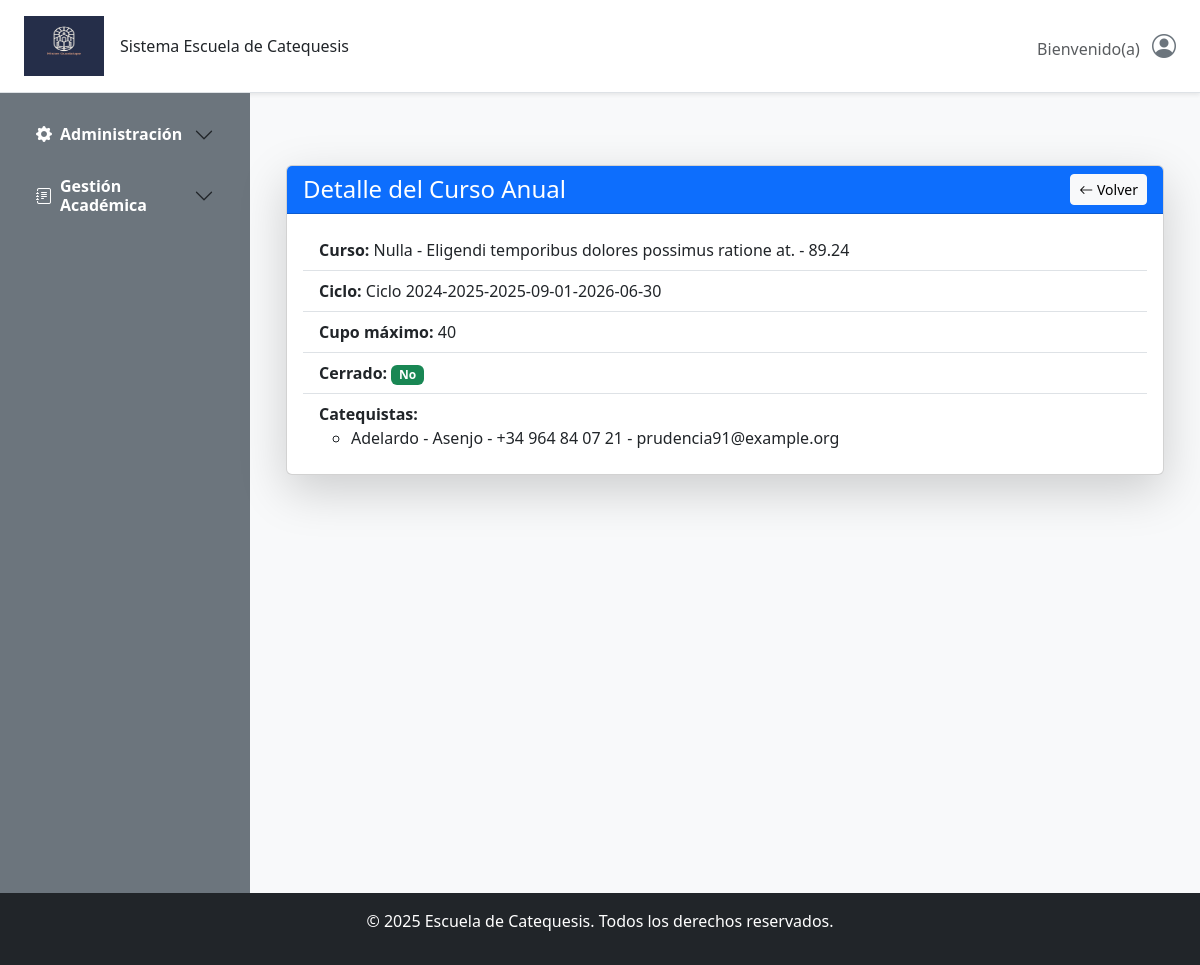
Page /cursoanual/cursoanual/2/ on the committed database.
### gestion/models.py (models this page shows, shortened)
class CursoAnual(models.Model):
    curso = models.ForeignKey(Curso, on_delete=models.CASCADE)
    ciclo = models.ForeignKey(CicloCatequesis, on_delete=models.CASCADE)
    cupo_maximo = models.PositiveIntegerField()
    catequistas = models.ManyToManyField('Catequista', blank=True)  # <--- Cambiado
    cerrado = models.BooleanField(default=False)

class AuditModel(models.Model):
    creado_por = models.CharField(max_length=150, blank=True, null=True, editable=False)
    actualizado_por = models.CharField(max_length=150, blank=True, null=True, editable=False)
    fecha_creacion = models.DateTimeField(auto_now_add=True)
    ultima_actualizacion = models.DateTimeField(auto_now=True)
    class Meta:
        abstract = True

class Curso(AuditModel):
    codigo = models.CharField(max_length=10, blank=False, unique=True)
    nombre = models.CharField(max_length=100, blank=False)
    descripcion = models.CharField(max_length=255, default="Sin descripción")
    acta_bautizmo = models.BooleanField(default=False,verbose_name="Acta bautizmo")
    acta_nacimiento = models.BooleanField(default=False,verbose_name="Acta nacimiento")
    acta_comunion = models.BooleanField(default=False,verbose_name="Acta comunión")
    acta_matrimonio = models.BooleanField(default=False,verbose_name="Acta Matrimonio")
    costo = models.DecimalField(max_digits=8, decimal_places=2,blank=True,verbose_name="Costo")
    class Meta:
        verbose_name = 'Curso'
        verbose_name_plural = 'Cursos'
    def __str__(self):
        return f"{self.nombre} - {self.descripcion} - {self.costo}"

class CicloCatequesis(models.Model):
    nombre_ciclo = models.CharField(max_length=100, blank=False, null=False)
    descripcion = models.TextField(max_length=200,  blank=False, null=False)
    fecha_inicio = models.DateField()
    fecha_fin = models.DateField()
    activo = models.BooleanField(default=True)
    observaciones = models.TextField(max_length=250,blank=True, null=True)
    def __str__(self):
        return f"{self.nombre_ciclo}-{self.fecha_inicio}-{self.fecha_fin}"

class BaseModel(models.Model):
    nombres = models.CharField(max_length=100, blank=False,null=False)
    apellidos = models.CharField(max_length=100, blank=True,null=False)
    direccion = models.CharField(max_length=250, blank=True)
    codigo_postal = models.CharField(max_length=10, blank=True)
    telefono = models.CharField(max_length=15, blank=True)
    email = models.EmailField(blank=True)
    class Meta:
        abstract = True  # Esto indica que no se creará una tabla para este modelo

class Catequista(BaseModel, AuditModel):
    parroquia = models.ForeignKey('Parroquia', on_delete=models.CASCADE)
    photo = models.ImageField(verbose_name="Foto",
            upload_to='documentos/Catequistas/Photos/',null=True,blank=True,
            default='documentos/Catequistas/Photos/foto_default.jpg',
            help_text="Foto opcional del catequista." )
    class Meta:
        verbose_name = 'Catequista'
        verbose_name_plural = 'Catequistas'
    def __str__(self):
        return f"{self.nombres} - {self.apellidos} - {self.telefono} - {self.email}"

### gestion/views/cursoAnual_views.py (the view)
# urls.py: path('cursoanual/<int:pk>/', CursoAnualDetailView.as_view(), name='cursoanual_detail'),
class CursoAnualDetailView(DetailView):
    model = CursoAnual
    template_name = 'Gestion/CursoAnual/cursoanual_detail.html'
    context_object_name = 'cursoanual'

### templates/Gestion/CursoAnual/cursoanual_detail.html
{% extends "base.html" %}
{% block content %}
<div class="container mt-5">
    <div class="card shadow-lg">
        <div class="card-header bg-primary text-white d-flex justify-content-between align-items-center">
            <h4 class="mb-0">Detalle del Curso Anual</h4>
            <a href="{% url 'cursoanual_list' %}" class="btn btn-light btn-sm">
                <i class="bi bi-arrow-left"></i> Volver
            </a>
        </div>
        <div class="card-body">
            <ul class="list-group list-group-flush">
                <li class="list-group-item">
                    <strong>Curso:</strong> {{ cursoanual.curso }}
                </li>
                <li class="list-group-item">
                    <strong>Ciclo:</strong> {{ cursoanual.ciclo }}
                </li>
                <li class="list-group-item">
                    <strong>Cupo máximo:</strong> {{ cursoanual.cupo_maximo }}
                </li>
                <li class="list-group-item">
                    <strong>Cerrado:</strong>
                    {% if cursoanual.cerrado %}
                        <span class="badge bg-danger">Sí</span>
                    {% else %}
                        <span class="badge bg-success">No</span>
                    {% endif %}
                </li>
                <li class="list-group-item">
                    <strong>Catequistas:</strong>
                    {% if cursoanual.catequistas.all %}
                        <ul class="mb-0">
                            {% for c in cursoanual.catequistas.all %}
                                <li>{{ c }}</li>
                            {% endfor %}
                        </ul>
                    {% else %}
                        <span class="text-muted">Ninguno</span>
                    {% endif %}
                </li>
            </ul>
        </div>
    </div>
</div>
{% endblock %}

### rows in the picture
CursoAnual: curso "Nulla - Eligendi temporibus dolores possimus ratione at. - 89.24", ciclo "Ciclo 2024-2025-2025-09-01-2026-06-30", cupo_maximo "40"
Catequista: nombres+apellidos+telefono "Adelardo - Asenjo - +34 964 84 07 21 - prudencia91@example.org"
